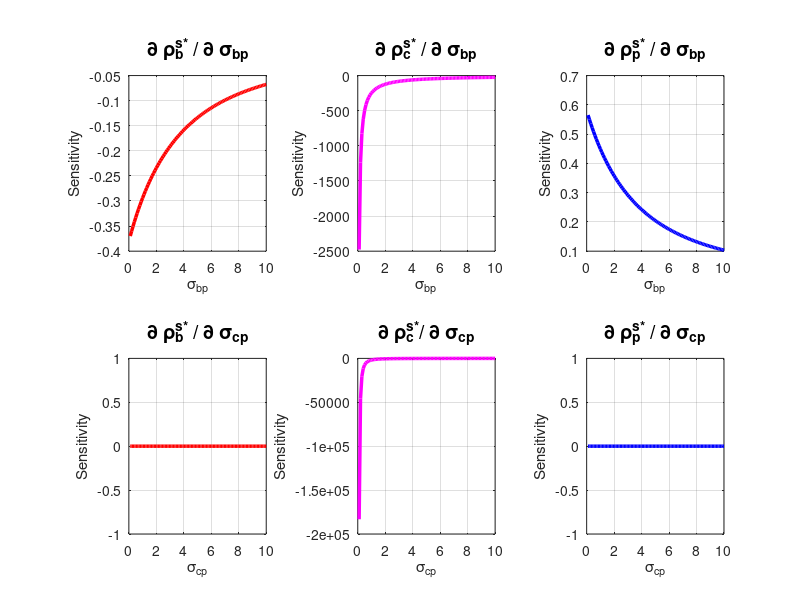

Here is the MATLAB script that generated this plot:
% Parameters
sigma_A = 0.8;
A = 13;
rbc = 1.5;
rcp = 0.0056;
sigma_bc = 2.5;
rbp = (rbc*(1-133*rcp))/(133*rcp);
rp = 0.28;
sigma_p = 2.89;

% Range of sigma_bp and sigma_cp values
sigma_bp_values = linspace(0.1, 10, 100);
sigma_cp_values = linspace(0.1, 10, 100);

% Create meshgrid for 2D analysis
[SIGMA_BP, SIGMA_CP] = meshgrid(sigma_bp_values, sigma_cp_values);

% Sensitivity calculations for B*
sensitivity_B_sigma_bp = -sigma_A * A * rbp ./ (sigma_bp_values * rbp + sigma_bc * rbc).^2;
sensitivity_B_sigma_cp = zeros(size(sigma_cp_values));

% Sensitivity calculations for C*
sensitivity_C_sigma_bp = -sigma_bc * rbc * sigma_A * A * rbp ./ (rcp * SIGMA_CP .* (sigma_bc * rbc + SIGMA_BP * rbp).^2);
sensitivity_C_sigma_cp = -sigma_bc * rbc * sigma_A * A ./ (rcp * SIGMA_CP.^2 .* (sigma_bc * rbc + sigma_bp_values * rbp));

% Sensitivity calculation for P*
sensitivity_P_sigma_bp = sigma_A * A * rbp ./ ((sigma_bp_values * rbp + sigma_bc * rbc) * sigma_p * rp).^2;
sensitivity_P_sigma_cp = zeros(size(sigma_cp_values));

% Create figure with dark background
figure();
set(gcf, 'Position', [100 100 1000 600]);

% Create subplot for each sensitivity measure
subplot(2,3,1)
plot(sigma_bp_values, sensitivity_B_sigma_bp, 'LineWidth', 2.5, 'Color', 'red');
title('\partial \rho_{b}^{s*} / \partial \sigma_{bp}', 'FontSize', 14);
grid on;
xlabel('σ_{bp}');
ylabel('Sensitivity');

subplot(2,3,4)
plot(sigma_cp_values, sensitivity_B_sigma_cp, 'LineWidth', 2.5, 'Color', 'red');
title('\partial \rho_{b}^{s*} / \partial \sigma_{cp}', 'FontSize', 14);
grid on;
xlabel('σ_{cp}');
ylabel('Sensitivity');

subplot(2,3,2)
plot(sigma_bp_values, sensitivity_C_sigma_bp(:,1), 'LineWidth', 2.5, 'Color', 'magenta');
title('\partial \rho_{c}^{s*} / \partial \sigma_{bp}', 'FontSize', 14);
grid on;
xlabel('σ_{bp}');
ylabel('Sensitivity');

subplot(2,3,5)
plot(sigma_cp_values, sensitivity_C_sigma_cp(:,1), 'LineWidth', 2.5, 'Color', 'magenta');
title('\partial \rho_{c}^{s*}/ \partial \sigma_{cp}', 'FontSize', 14);
grid on;
xlabel('σ_{cp}');
ylabel('Sensitivity');

subplot(2, 3, 3)
plot(sigma_bp_values, sensitivity_P_sigma_bp, 'LineWidth', 2.5, 'Color', 'blue');
title('\partial \rho_{p}^{s*} / \partial \sigma_{bp}', 'FontSize', 14);
grid on;
xlabel('\sigma_{bp}');
ylabel('Sensitivity');

subplot(2, 3, 6)
plot(sigma_cp_values, sensitivity_P_sigma_cp, 'LineWidth', 2.5, 'Color', 'blue');
title('\partial \rho_{p}^{s*} / \partial \sigma_{cp}', 'FontSize', 14);
grid on;
xlabel('\sigma_{cp}');
ylabel('Sensitivity');

% Add gradient effects using colormap
colormap(hot);
